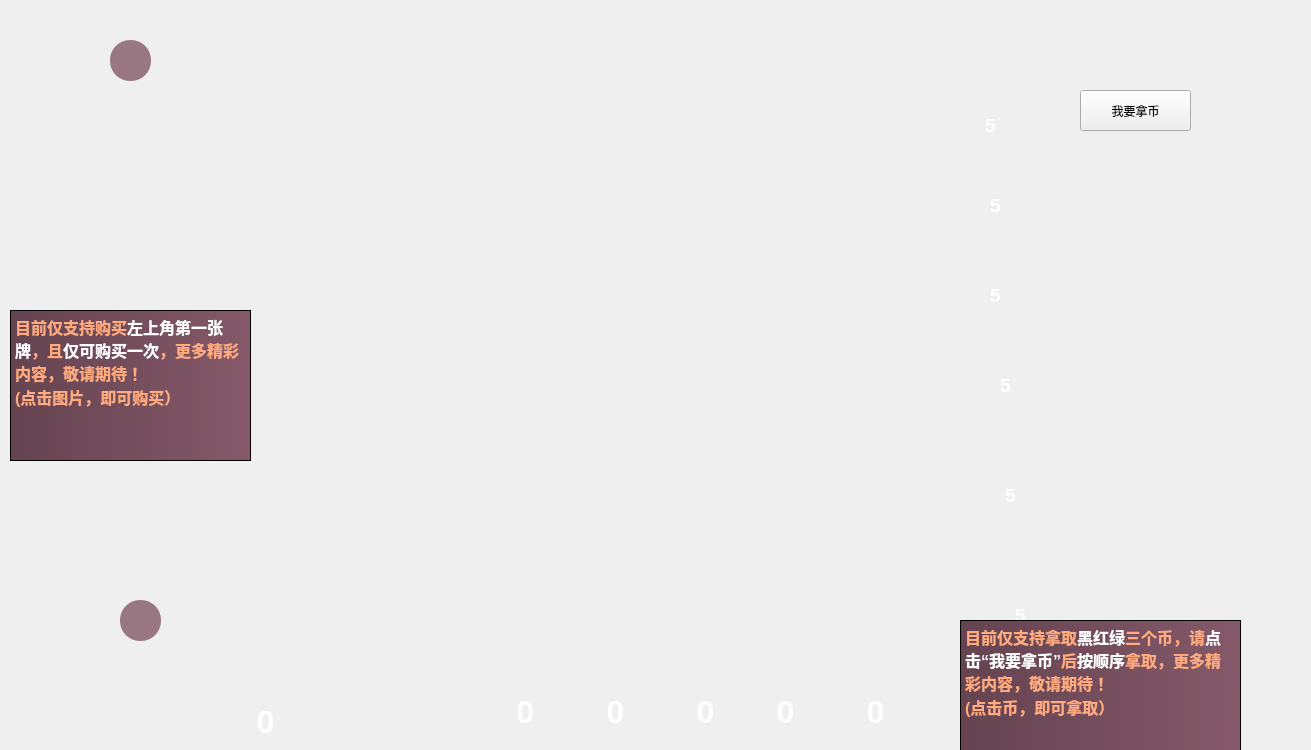
<?xml version="1.0" encoding="UTF-8"?>
<ui version="4.0">
 <class>gameInterface</class>
 <widget class="QWidget" name="gameInterface">
  <property name="geometry">
   <rect>
    <x>0</x>
    <y>0</y>
    <width>1311</width>
    <height>750</height>
   </rect>
  </property>
  <property name="minimumSize">
   <size>
    <width>1311</width>
    <height>750</height>
   </size>
  </property>
  <property name="maximumSize">
   <size>
    <width>1311</width>
    <height>750</height>
   </size>
  </property>
  <property name="windowTitle">
   <string>gameInterface</string>
  </property>
  <property name="styleSheet">
   <string notr="true"/>
  </property>
  <widget class="QPushButton" name="card1_1">
   <property name="geometry">
    <rect>
     <x>310</x>
     <y>50</y>
     <width>141</width>
     <height>171</height>
    </rect>
   </property>
   <property name="styleSheet">
    <string notr="true">border-radius:15px;
border-image: url(:/images/card/blue-high/1.png);


</string>
   </property>
   <property name="text">
    <string/>
   </property>
  </widget>
  <widget class="QPushButton" name="card1_2">
   <property name="geometry">
    <rect>
     <x>480</x>
     <y>50</y>
     <width>141</width>
     <height>171</height>
    </rect>
   </property>
   <property name="styleSheet">
    <string notr="true">border-radius:15px;
border-image: url(:/images/card/blue-high/2.png);</string>
   </property>
   <property name="text">
    <string/>
   </property>
  </widget>
  <widget class="QPushButton" name="card1_3">
   <property name="geometry">
    <rect>
     <x>650</x>
     <y>50</y>
     <width>141</width>
     <height>171</height>
    </rect>
   </property>
   <property name="styleSheet">
    <string notr="true">border-radius:15px;
border-image: url(:/images/card/blue-high/3.png);</string>
   </property>
   <property name="text">
    <string/>
   </property>
  </widget>
  <widget class="QPushButton" name="card1_4">
   <property name="geometry">
    <rect>
     <x>820</x>
     <y>50</y>
     <width>141</width>
     <height>171</height>
    </rect>
   </property>
   <property name="styleSheet">
    <string notr="true">border-radius:15px;
border-image: url(:/images/card/blue-high/4.png);</string>
   </property>
   <property name="text">
    <string/>
   </property>
  </widget>
  <widget class="QPushButton" name="card2_1">
   <property name="geometry">
    <rect>
     <x>310</x>
     <y>234</y>
     <width>141</width>
     <height>171</height>
    </rect>
   </property>
   <property name="styleSheet">
    <string notr="true">border-radius:15px;
border-image: url(:/images/card/yellow-middle/1.png);</string>
   </property>
   <property name="text">
    <string/>
   </property>
  </widget>
  <widget class="QPushButton" name="card2_2">
   <property name="geometry">
    <rect>
     <x>480</x>
     <y>234</y>
     <width>141</width>
     <height>171</height>
    </rect>
   </property>
   <property name="styleSheet">
    <string notr="true">border-radius:15px;
border-image: url(:/images/card/yellow-middle/2.png);</string>
   </property>
   <property name="text">
    <string/>
   </property>
  </widget>
  <widget class="QPushButton" name="card2_3">
   <property name="geometry">
    <rect>
     <x>650</x>
     <y>234</y>
     <width>141</width>
     <height>171</height>
    </rect>
   </property>
   <property name="styleSheet">
    <string notr="true">border-radius:15px;
border-image: url(:/images/card/yellow-middle/3.png);</string>
   </property>
   <property name="text">
    <string/>
   </property>
  </widget>
  <widget class="QPushButton" name="card2_4">
   <property name="geometry">
    <rect>
     <x>820</x>
     <y>234</y>
     <width>141</width>
     <height>171</height>
    </rect>
   </property>
   <property name="styleSheet">
    <string notr="true">border-radius:15px;
border-image: url(:/images/card/yellow-middle/4.png);</string>
   </property>
   <property name="text">
    <string/>
   </property>
  </widget>
  <widget class="QPushButton" name="card3_1">
   <property name="geometry">
    <rect>
     <x>310</x>
     <y>420</y>
     <width>141</width>
     <height>171</height>
    </rect>
   </property>
   <property name="styleSheet">
    <string notr="true">border-radius:15px;
border-image: url(:/images/card/green-low/1.png);</string>
   </property>
   <property name="text">
    <string/>
   </property>
  </widget>
  <widget class="QPushButton" name="card3_2">
   <property name="geometry">
    <rect>
     <x>480</x>
     <y>420</y>
     <width>141</width>
     <height>171</height>
    </rect>
   </property>
   <property name="styleSheet">
    <string notr="true">border-radius:15px;
border-image: url(:/images/card/green-low/2.png);</string>
   </property>
   <property name="text">
    <string/>
   </property>
  </widget>
  <widget class="QPushButton" name="card3_3">
   <property name="geometry">
    <rect>
     <x>650</x>
     <y>420</y>
     <width>141</width>
     <height>171</height>
    </rect>
   </property>
   <property name="styleSheet">
    <string notr="true">border-radius:15px;
border-image: url(:/images/card/green-low/3.png);</string>
   </property>
   <property name="text">
    <string/>
   </property>
  </widget>
  <widget class="QPushButton" name="card3_4">
   <property name="geometry">
    <rect>
     <x>820</x>
     <y>420</y>
     <width>141</width>
     <height>171</height>
    </rect>
   </property>
   <property name="styleSheet">
    <string notr="true">border-radius:15px;
border-image: url(:/images/card/green-low/4.png);</string>
   </property>
   <property name="text">
    <string/>
   </property>
  </widget>
  <widget class="QTextBrowser" name="gold_num">
   <property name="geometry">
    <rect>
     <x>970</x>
     <y>110</y>
     <width>41</width>
     <height>41</height>
    </rect>
   </property>
   <property name="styleSheet">
    <string notr="true">background:transparent;
border-width:0;
border-style:outset</string>
   </property>
   <property name="html">
    <string>&lt;!DOCTYPE HTML PUBLIC &quot;-//W3C//DTD HTML 4.0//EN&quot; &quot;http://www.w3.org/TR/REC-html40/strict.dtd&quot;&gt;
&lt;html&gt;&lt;head&gt;&lt;meta name=&quot;qrichtext&quot; content=&quot;1&quot; /&gt;&lt;style type=&quot;text/css&quot;&gt;
p, li { white-space: pre-wrap; }
&lt;/style&gt;&lt;/head&gt;&lt;body style=&quot; font-family:'SimSun'; font-size:9pt; font-weight:400; font-style:normal;&quot;&gt;
&lt;p align=&quot;center&quot; style=&quot; margin-top:0px; margin-bottom:0px; margin-left:0px; margin-right:0px; -qt-block-indent:0; text-indent:0px;&quot;&gt;&lt;span style=&quot; font-size:14pt; font-weight:600; color:#ffffff;&quot;&gt;5&lt;/span&gt;&lt;/p&gt;&lt;/body&gt;&lt;/html&gt;</string>
   </property>
  </widget>
  <widget class="QTextBrowser" name="black_num">
   <property name="geometry">
    <rect>
     <x>970</x>
     <y>190</y>
     <width>51</width>
     <height>51</height>
    </rect>
   </property>
   <property name="styleSheet">
    <string notr="true">background:transparent;
border-width:0;
border-style:outset</string>
   </property>
   <property name="html">
    <string>&lt;!DOCTYPE HTML PUBLIC &quot;-//W3C//DTD HTML 4.0//EN&quot; &quot;http://www.w3.org/TR/REC-html40/strict.dtd&quot;&gt;
&lt;html&gt;&lt;head&gt;&lt;meta name=&quot;qrichtext&quot; content=&quot;1&quot; /&gt;&lt;style type=&quot;text/css&quot;&gt;
p, li { white-space: pre-wrap; }
&lt;/style&gt;&lt;/head&gt;&lt;body style=&quot; font-family:'SimSun'; font-size:9pt; font-weight:400; font-style:normal;&quot;&gt;
&lt;p align=&quot;center&quot; style=&quot; margin-top:12px; margin-bottom:12px; margin-left:0px; margin-right:0px; -qt-block-indent:0; text-indent:0px;&quot;&gt;&lt;span style=&quot; font-size:14pt; font-weight:600; color:#ffffff;&quot;&gt;5&lt;/span&gt;&lt;/p&gt;&lt;/body&gt;&lt;/html&gt;</string>
   </property>
  </widget>
  <widget class="QTextBrowser" name="red_num">
   <property name="geometry">
    <rect>
     <x>970</x>
     <y>280</y>
     <width>51</width>
     <height>41</height>
    </rect>
   </property>
   <property name="styleSheet">
    <string notr="true">background:transparent;
border-width:0;
border-style:outset</string>
   </property>
   <property name="html">
    <string>&lt;!DOCTYPE HTML PUBLIC &quot;-//W3C//DTD HTML 4.0//EN&quot; &quot;http://www.w3.org/TR/REC-html40/strict.dtd&quot;&gt;
&lt;html&gt;&lt;head&gt;&lt;meta name=&quot;qrichtext&quot; content=&quot;1&quot; /&gt;&lt;style type=&quot;text/css&quot;&gt;
p, li { white-space: pre-wrap; }
&lt;/style&gt;&lt;/head&gt;&lt;body style=&quot; font-family:'SimSun'; font-size:9pt; font-weight:400; font-style:normal;&quot;&gt;
&lt;p align=&quot;center&quot; style=&quot; margin-top:0px; margin-bottom:0px; margin-left:0px; margin-right:0px; -qt-block-indent:0; text-indent:0px;&quot;&gt;&lt;span style=&quot; font-size:14pt; font-weight:600; color:#ffffff;&quot;&gt;5&lt;/span&gt;&lt;/p&gt;&lt;/body&gt;&lt;/html&gt;</string>
   </property>
  </widget>
  <widget class="QTextBrowser" name="green_num">
   <property name="geometry">
    <rect>
     <x>980</x>
     <y>370</y>
     <width>51</width>
     <height>51</height>
    </rect>
   </property>
   <property name="styleSheet">
    <string notr="true">background:transparent;
border-width:0;
border-style:outset</string>
   </property>
   <property name="html">
    <string>&lt;!DOCTYPE HTML PUBLIC &quot;-//W3C//DTD HTML 4.0//EN&quot; &quot;http://www.w3.org/TR/REC-html40/strict.dtd&quot;&gt;
&lt;html&gt;&lt;head&gt;&lt;meta name=&quot;qrichtext&quot; content=&quot;1&quot; /&gt;&lt;style type=&quot;text/css&quot;&gt;
p, li { white-space: pre-wrap; }
&lt;/style&gt;&lt;/head&gt;&lt;body style=&quot; font-family:'SimSun'; font-size:9pt; font-weight:400; font-style:normal;&quot;&gt;
&lt;p align=&quot;center&quot; style=&quot; margin-top:0px; margin-bottom:0px; margin-left:0px; margin-right:0px; -qt-block-indent:0; text-indent:0px;&quot;&gt;&lt;span style=&quot; font-size:14pt; font-weight:600; color:#ffffff;&quot;&gt;5&lt;/span&gt;&lt;/p&gt;&lt;/body&gt;&lt;/html&gt;</string>
   </property>
  </widget>
  <widget class="QTextBrowser" name="blue_num">
   <property name="geometry">
    <rect>
     <x>990</x>
     <y>480</y>
     <width>41</width>
     <height>41</height>
    </rect>
   </property>
   <property name="styleSheet">
    <string notr="true">background:transparent;
border-width:0;
border-style:outset</string>
   </property>
   <property name="html">
    <string>&lt;!DOCTYPE HTML PUBLIC &quot;-//W3C//DTD HTML 4.0//EN&quot; &quot;http://www.w3.org/TR/REC-html40/strict.dtd&quot;&gt;
&lt;html&gt;&lt;head&gt;&lt;meta name=&quot;qrichtext&quot; content=&quot;1&quot; /&gt;&lt;style type=&quot;text/css&quot;&gt;
p, li { white-space: pre-wrap; }
&lt;/style&gt;&lt;/head&gt;&lt;body style=&quot; font-family:'SimSun'; font-size:9pt; font-weight:400; font-style:normal;&quot;&gt;
&lt;p align=&quot;center&quot; style=&quot; margin-top:0px; margin-bottom:0px; margin-left:0px; margin-right:0px; -qt-block-indent:0; text-indent:0px;&quot;&gt;&lt;span style=&quot; font-size:14pt; font-weight:600; color:#ffffff;&quot;&gt;5&lt;/span&gt;&lt;/p&gt;&lt;/body&gt;&lt;/html&gt;</string>
   </property>
  </widget>
  <widget class="QTextBrowser" name="white_num">
   <property name="geometry">
    <rect>
     <x>1000</x>
     <y>600</y>
     <width>41</width>
     <height>41</height>
    </rect>
   </property>
   <property name="styleSheet">
    <string notr="true">background:transparent;
border-width:0;
border-style:outset</string>
   </property>
   <property name="html">
    <string>&lt;!DOCTYPE HTML PUBLIC &quot;-//W3C//DTD HTML 4.0//EN&quot; &quot;http://www.w3.org/TR/REC-html40/strict.dtd&quot;&gt;
&lt;html&gt;&lt;head&gt;&lt;meta name=&quot;qrichtext&quot; content=&quot;1&quot; /&gt;&lt;style type=&quot;text/css&quot;&gt;
p, li { white-space: pre-wrap; }
&lt;/style&gt;&lt;/head&gt;&lt;body style=&quot; font-family:'SimSun'; font-size:9pt; font-weight:400; font-style:normal;&quot;&gt;
&lt;p align=&quot;center&quot; style=&quot; margin-top:0px; margin-bottom:0px; margin-left:0px; margin-right:0px; -qt-block-indent:0; text-indent:0px;&quot;&gt;&lt;span style=&quot; font-size:14pt; font-weight:600; color:#ffffff;&quot;&gt;5&lt;/span&gt;&lt;/p&gt;&lt;/body&gt;&lt;/html&gt;</string>
   </property>
  </widget>
  <widget class="QLabel" name="background">
   <property name="geometry">
    <rect>
     <x>1</x>
     <y>4</y>
     <width>1311</width>
     <height>751</height>
    </rect>
   </property>
   <property name="styleSheet">
    <string notr="true">border-image: url(:/images/background.png);</string>
   </property>
   <property name="text">
    <string/>
   </property>
  </widget>
  <widget class="QLabel" name="money">
   <property name="geometry">
    <rect>
     <x>460</x>
     <y>670</y>
     <width>451</width>
     <height>91</height>
    </rect>
   </property>
   <property name="styleSheet">
    <string notr="true">border-image: url(:/images/bb.png);
border-radius:8px;</string>
   </property>
   <property name="text">
    <string/>
   </property>
  </widget>
  <widget class="QTextBrowser" name="white_have">
   <property name="geometry">
    <rect>
     <x>500</x>
     <y>690</y>
     <width>51</width>
     <height>61</height>
    </rect>
   </property>
   <property name="styleSheet">
    <string notr="true">background:transparent;
border-width:0;
border-style:outset</string>
   </property>
   <property name="html">
    <string>&lt;!DOCTYPE HTML PUBLIC &quot;-//W3C//DTD HTML 4.0//EN&quot; &quot;http://www.w3.org/TR/REC-html40/strict.dtd&quot;&gt;
&lt;html&gt;&lt;head&gt;&lt;meta name=&quot;qrichtext&quot; content=&quot;1&quot; /&gt;&lt;style type=&quot;text/css&quot;&gt;
p, li { white-space: pre-wrap; }
&lt;/style&gt;&lt;/head&gt;&lt;body style=&quot; font-family:'SimSun'; font-size:9pt; font-weight:400; font-style:normal;&quot;&gt;
&lt;p align=&quot;center&quot; style=&quot; margin-top:0px; margin-bottom:0px; margin-left:0px; margin-right:0px; -qt-block-indent:0; text-indent:0px;&quot;&gt;&lt;span style=&quot; font-size:24pt; font-weight:600; color:#ffffff;&quot;&gt;0&lt;/span&gt;&lt;/p&gt;&lt;/body&gt;&lt;/html&gt;</string>
   </property>
  </widget>
  <widget class="QTextBrowser" name="blue_have">
   <property name="geometry">
    <rect>
     <x>590</x>
     <y>690</y>
     <width>51</width>
     <height>61</height>
    </rect>
   </property>
   <property name="styleSheet">
    <string notr="true">background:transparent;
border-width:0;
border-style:outset</string>
   </property>
   <property name="html">
    <string>&lt;!DOCTYPE HTML PUBLIC &quot;-//W3C//DTD HTML 4.0//EN&quot; &quot;http://www.w3.org/TR/REC-html40/strict.dtd&quot;&gt;
&lt;html&gt;&lt;head&gt;&lt;meta name=&quot;qrichtext&quot; content=&quot;1&quot; /&gt;&lt;style type=&quot;text/css&quot;&gt;
p, li { white-space: pre-wrap; }
&lt;/style&gt;&lt;/head&gt;&lt;body style=&quot; font-family:'SimSun'; font-size:9pt; font-weight:400; font-style:normal;&quot;&gt;
&lt;p align=&quot;center&quot; style=&quot; margin-top:0px; margin-bottom:0px; margin-left:0px; margin-right:0px; -qt-block-indent:0; text-indent:0px;&quot;&gt;&lt;span style=&quot; font-size:24pt; font-weight:600; color:#ffffff;&quot;&gt;0&lt;/span&gt;&lt;/p&gt;&lt;/body&gt;&lt;/html&gt;</string>
   </property>
  </widget>
  <widget class="QTextBrowser" name="green_have">
   <property name="geometry">
    <rect>
     <x>680</x>
     <y>690</y>
     <width>51</width>
     <height>61</height>
    </rect>
   </property>
   <property name="styleSheet">
    <string notr="true">background:transparent;
border-width:0;
border-style:outset</string>
   </property>
   <property name="html">
    <string>&lt;!DOCTYPE HTML PUBLIC &quot;-//W3C//DTD HTML 4.0//EN&quot; &quot;http://www.w3.org/TR/REC-html40/strict.dtd&quot;&gt;
&lt;html&gt;&lt;head&gt;&lt;meta name=&quot;qrichtext&quot; content=&quot;1&quot; /&gt;&lt;style type=&quot;text/css&quot;&gt;
p, li { white-space: pre-wrap; }
&lt;/style&gt;&lt;/head&gt;&lt;body style=&quot; font-family:'SimSun'; font-size:9pt; font-weight:400; font-style:normal;&quot;&gt;
&lt;p align=&quot;center&quot; style=&quot; margin-top:0px; margin-bottom:0px; margin-left:0px; margin-right:0px; -qt-block-indent:0; text-indent:0px;&quot;&gt;&lt;span style=&quot; font-size:24pt; font-weight:600; color:#ffffff;&quot;&gt;0&lt;/span&gt;&lt;/p&gt;&lt;/body&gt;&lt;/html&gt;</string>
   </property>
  </widget>
  <widget class="QTextBrowser" name="red_have">
   <property name="geometry">
    <rect>
     <x>760</x>
     <y>690</y>
     <width>51</width>
     <height>61</height>
    </rect>
   </property>
   <property name="styleSheet">
    <string notr="true">background:transparent;
border-width:0;
border-style:outset</string>
   </property>
   <property name="html">
    <string>&lt;!DOCTYPE HTML PUBLIC &quot;-//W3C//DTD HTML 4.0//EN&quot; &quot;http://www.w3.org/TR/REC-html40/strict.dtd&quot;&gt;
&lt;html&gt;&lt;head&gt;&lt;meta name=&quot;qrichtext&quot; content=&quot;1&quot; /&gt;&lt;style type=&quot;text/css&quot;&gt;
p, li { white-space: pre-wrap; }
&lt;/style&gt;&lt;/head&gt;&lt;body style=&quot; font-family:'SimSun'; font-size:9pt; font-weight:400; font-style:normal;&quot;&gt;
&lt;p align=&quot;center&quot; style=&quot; margin-top:0px; margin-bottom:0px; margin-left:0px; margin-right:0px; -qt-block-indent:0; text-indent:0px;&quot;&gt;&lt;span style=&quot; font-size:24pt; font-weight:600; color:#ffffff;&quot;&gt;0&lt;/span&gt;&lt;/p&gt;&lt;/body&gt;&lt;/html&gt;</string>
   </property>
  </widget>
  <widget class="QTextBrowser" name="black_have">
   <property name="geometry">
    <rect>
     <x>850</x>
     <y>690</y>
     <width>51</width>
     <height>61</height>
    </rect>
   </property>
   <property name="styleSheet">
    <string notr="true">background:transparent;
border-width:0;
border-style:outset</string>
   </property>
   <property name="html">
    <string>&lt;!DOCTYPE HTML PUBLIC &quot;-//W3C//DTD HTML 4.0//EN&quot; &quot;http://www.w3.org/TR/REC-html40/strict.dtd&quot;&gt;
&lt;html&gt;&lt;head&gt;&lt;meta name=&quot;qrichtext&quot; content=&quot;1&quot; /&gt;&lt;style type=&quot;text/css&quot;&gt;
p, li { white-space: pre-wrap; }
&lt;/style&gt;&lt;/head&gt;&lt;body style=&quot; font-family:'SimSun'; font-size:9pt; font-weight:400; font-style:normal;&quot;&gt;
&lt;p align=&quot;center&quot; style=&quot; margin-top:0px; margin-bottom:0px; margin-left:0px; margin-right:0px; -qt-block-indent:0; text-indent:0px;&quot;&gt;&lt;span style=&quot; font-size:24pt; font-weight:600; color:#ffffff;&quot;&gt;0&lt;/span&gt;&lt;/p&gt;&lt;/body&gt;&lt;/html&gt;</string>
   </property>
  </widget>
  <widget class="QLabel" name="label">
   <property name="geometry">
    <rect>
     <x>270</x>
     <y>650</y>
     <width>101</width>
     <height>91</height>
    </rect>
   </property>
   <property name="styleSheet">
    <string notr="true">border-image: url(:/images/bbb.png);
border-radius:35px;</string>
   </property>
   <property name="text">
    <string/>
   </property>
  </widget>
  <widget class="QTextBrowser" name="gold_have">
   <property name="geometry">
    <rect>
     <x>240</x>
     <y>700</y>
     <width>51</width>
     <height>61</height>
    </rect>
   </property>
   <property name="styleSheet">
    <string notr="true">background:transparent;
border-width:0;
border-style:outset</string>
   </property>
   <property name="html">
    <string>&lt;!DOCTYPE HTML PUBLIC &quot;-//W3C//DTD HTML 4.0//EN&quot; &quot;http://www.w3.org/TR/REC-html40/strict.dtd&quot;&gt;
&lt;html&gt;&lt;head&gt;&lt;meta name=&quot;qrichtext&quot; content=&quot;1&quot; /&gt;&lt;style type=&quot;text/css&quot;&gt;
p, li { white-space: pre-wrap; }
&lt;/style&gt;&lt;/head&gt;&lt;body style=&quot; font-family:'SimSun'; font-size:9pt; font-weight:400; font-style:normal;&quot;&gt;
&lt;p align=&quot;center&quot; style=&quot; margin-top:0px; margin-bottom:0px; margin-left:0px; margin-right:0px; -qt-block-indent:0; text-indent:0px;&quot;&gt;&lt;span style=&quot; font-size:24pt; font-weight:600; color:#ffffff;&quot;&gt;0&lt;/span&gt;&lt;/p&gt;&lt;/body&gt;&lt;/html&gt;</string>
   </property>
  </widget>
  <widget class="QPushButton" name="selectBlack">
   <property name="geometry">
    <rect>
     <x>1000</x>
     <y>140</y>
     <width>71</width>
     <height>61</height>
    </rect>
   </property>
   <property name="styleSheet">
    <string notr="true">border-radius:15px;


</string>
   </property>
   <property name="text">
    <string/>
   </property>
  </widget>
  <widget class="QPushButton" name="selectRed">
   <property name="geometry">
    <rect>
     <x>1010</x>
     <y>230</y>
     <width>71</width>
     <height>61</height>
    </rect>
   </property>
   <property name="styleSheet">
    <string notr="true">border-radius:15px;


</string>
   </property>
   <property name="text">
    <string/>
   </property>
  </widget>
  <widget class="QPushButton" name="selectGreen">
   <property name="geometry">
    <rect>
     <x>1010</x>
     <y>330</y>
     <width>71</width>
     <height>61</height>
    </rect>
   </property>
   <property name="styleSheet">
    <string notr="true">border-radius:15px;


</string>
   </property>
   <property name="text">
    <string/>
   </property>
  </widget>
  <widget class="QPushButton" name="selectBlue">
   <property name="geometry">
    <rect>
     <x>1030</x>
     <y>440</y>
     <width>71</width>
     <height>61</height>
    </rect>
   </property>
   <property name="styleSheet">
    <string notr="true">border-radius:15px;


</string>
   </property>
   <property name="text">
    <string/>
   </property>
  </widget>
  <widget class="QPushButton" name="selectWhite">
   <property name="geometry">
    <rect>
     <x>1040</x>
     <y>540</y>
     <width>71</width>
     <height>61</height>
    </rect>
   </property>
   <property name="styleSheet">
    <string notr="true">border-radius:15px;


</string>
   </property>
   <property name="text">
    <string/>
   </property>
  </widget>
  <widget class="QTextBrowser" name="gradePeople2">
   <property name="geometry">
    <rect>
     <x>110</x>
     <y>40</y>
     <width>41</width>
     <height>41</height>
    </rect>
   </property>
   <property name="styleSheet">
    <string notr="true">background-color:rgba(130, 87, 103,0.8);
border-radius:20px</string>
   </property>
  </widget>
  <widget class="QTextBrowser" name="gradePeople1">
   <property name="geometry">
    <rect>
     <x>120</x>
     <y>600</y>
     <width>41</width>
     <height>41</height>
    </rect>
   </property>
   <property name="styleSheet">
    <string notr="true">background-color:rgba(130, 87, 103,0.8);
border-radius:20px
</string>
   </property>
  </widget>
  <widget class="QTextBrowser" name="textBrowser">
   <property name="geometry">
    <rect>
     <x>10</x>
     <y>310</y>
     <width>241</width>
     <height>151</height>
    </rect>
   </property>
   <property name="styleSheet">
    <string notr="true">background-color: qlineargradient(spread:pad, x1:0, y1:0.523, x2:1, y2:0.54, stop:0 rgba(101, 67, 80, 255), stop:1 rgba(133, 89, 105, 255));</string>
   </property>
   <property name="html">
    <string>&lt;!DOCTYPE HTML PUBLIC &quot;-//W3C//DTD HTML 4.0//EN&quot; &quot;http://www.w3.org/TR/REC-html40/strict.dtd&quot;&gt;
&lt;html&gt;&lt;head&gt;&lt;meta name=&quot;qrichtext&quot; content=&quot;1&quot; /&gt;&lt;style type=&quot;text/css&quot;&gt;
p, li { white-space: pre-wrap; }
&lt;/style&gt;&lt;/head&gt;&lt;body style=&quot; font-family:'SimSun'; font-size:9pt; font-weight:400; font-style:normal;&quot;&gt;
&lt;p style=&quot; margin-top:0px; margin-bottom:0px; margin-left:0px; margin-right:0px; -qt-block-indent:0; text-indent:0px;&quot;&gt;&lt;span style=&quot; font-size:12pt; font-weight:600; color:#ffaa7f;&quot;&gt;目前仅支持购买&lt;/span&gt;&lt;span style=&quot; font-size:12pt; font-weight:600; color:#ffffff;&quot;&gt;左上角第一张牌&lt;/span&gt;&lt;span style=&quot; font-size:12pt; font-weight:600; color:#ffaa7f;&quot;&gt;，且&lt;/span&gt;&lt;span style=&quot; font-size:12pt; font-weight:600; color:#ffffff;&quot;&gt;仅可购买一次&lt;/span&gt;&lt;span style=&quot; font-size:12pt; font-weight:600; color:#ffaa7f;&quot;&gt;，更多精彩内容，敬请期待！&lt;/span&gt;&lt;/p&gt;
&lt;p style=&quot; margin-top:0px; margin-bottom:0px; margin-left:0px; margin-right:0px; -qt-block-indent:0; text-indent:0px;&quot;&gt;&lt;span style=&quot; font-size:12pt; font-weight:600; color:#ffaa7f;&quot;&gt;(点击图片，即可购买）&lt;/span&gt;&lt;/p&gt;&lt;/body&gt;&lt;/html&gt;</string>
   </property>
  </widget>
  <widget class="QTextBrowser" name="textBrowser_2">
   <property name="geometry">
    <rect>
     <x>960</x>
     <y>620</y>
     <width>281</width>
     <height>131</height>
    </rect>
   </property>
   <property name="styleSheet">
    <string notr="true">background-color: qlineargradient(spread:pad, x1:0, y1:0.523, x2:1, y2:0.54, stop:0 rgba(101, 67, 80, 255), stop:1 rgba(133, 89, 105, 255));</string>
   </property>
   <property name="html">
    <string>&lt;!DOCTYPE HTML PUBLIC &quot;-//W3C//DTD HTML 4.0//EN&quot; &quot;http://www.w3.org/TR/REC-html40/strict.dtd&quot;&gt;
&lt;html&gt;&lt;head&gt;&lt;meta name=&quot;qrichtext&quot; content=&quot;1&quot; /&gt;&lt;style type=&quot;text/css&quot;&gt;
p, li { white-space: pre-wrap; }
&lt;/style&gt;&lt;/head&gt;&lt;body style=&quot; font-family:'SimSun'; font-size:9pt; font-weight:400; font-style:normal;&quot;&gt;
&lt;p style=&quot; margin-top:0px; margin-bottom:0px; margin-left:0px; margin-right:0px; -qt-block-indent:0; text-indent:0px;&quot;&gt;&lt;span style=&quot; font-size:12pt; font-weight:600; color:#ffaa7f;&quot;&gt;目前仅支持拿取&lt;/span&gt;&lt;span style=&quot; font-size:12pt; font-weight:600; color:#ffffff;&quot;&gt;黑红绿&lt;/span&gt;&lt;span style=&quot; font-size:12pt; font-weight:600; color:#ffaa7f;&quot;&gt;三个币，请&lt;/span&gt;&lt;span style=&quot; font-size:12pt; font-weight:600; color:#ffffff;&quot;&gt;点击“我要拿币”&lt;/span&gt;&lt;span style=&quot; font-size:12pt; font-weight:600; color:#ffaa7f;&quot;&gt;后&lt;/span&gt;&lt;span style=&quot; font-size:12pt; font-weight:600; color:#ffffff;&quot;&gt;按顺序&lt;/span&gt;&lt;span style=&quot; font-size:12pt; font-weight:600; color:#ffaa7f;&quot;&gt;拿取，更多精彩内容，敬请期待！&lt;/span&gt;&lt;/p&gt;
&lt;p style=&quot; margin-top:0px; margin-bottom:0px; margin-left:0px; margin-right:0px; -qt-block-indent:0; text-indent:0px;&quot;&gt;&lt;span style=&quot; font-size:12pt; font-weight:600; color:#ffaa7f;&quot;&gt;(点击币，即可拿取）&lt;/span&gt;&lt;/p&gt;&lt;/body&gt;&lt;/html&gt;</string>
   </property>
  </widget>
  <widget class="QToolButton" name="toolButton">
   <property name="geometry">
    <rect>
     <x>1080</x>
     <y>90</y>
     <width>111</width>
     <height>41</height>
    </rect>
   </property>
   <property name="text">
    <string>我要拿币</string>
   </property>
  </widget>
  <zorder>background</zorder>
  <zorder>card1_1</zorder>
  <zorder>card1_2</zorder>
  <zorder>card1_3</zorder>
  <zorder>card1_4</zorder>
  <zorder>card2_1</zorder>
  <zorder>card2_2</zorder>
  <zorder>card2_3</zorder>
  <zorder>card2_4</zorder>
  <zorder>card3_1</zorder>
  <zorder>card3_2</zorder>
  <zorder>card3_3</zorder>
  <zorder>card3_4</zorder>
  <zorder>gold_num</zorder>
  <zorder>black_num</zorder>
  <zorder>red_num</zorder>
  <zorder>green_num</zorder>
  <zorder>blue_num</zorder>
  <zorder>white_num</zorder>
  <zorder>money</zorder>
  <zorder>white_have</zorder>
  <zorder>blue_have</zorder>
  <zorder>green_have</zorder>
  <zorder>red_have</zorder>
  <zorder>black_have</zorder>
  <zorder>label</zorder>
  <zorder>gold_have</zorder>
  <zorder>selectBlack</zorder>
  <zorder>selectRed</zorder>
  <zorder>selectGreen</zorder>
  <zorder>selectBlue</zorder>
  <zorder>selectWhite</zorder>
  <zorder>gradePeople2</zorder>
  <zorder>gradePeople1</zorder>
  <zorder>textBrowser</zorder>
  <zorder>textBrowser_2</zorder>
  <zorder>toolButton</zorder>
 </widget>
 <layoutdefault spacing="6" margin="11"/>
 <resources/>
 <connections/>
</ui>
